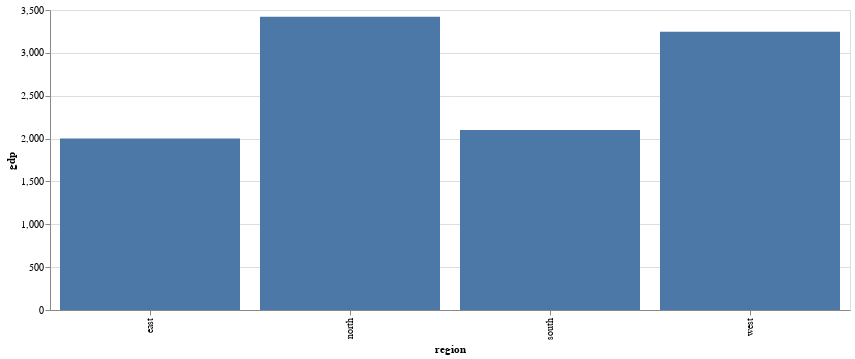

Write notebook code for a chart like this one.
### Code cell
alt.Chart(source).mark_bar().encode(     
   alt.Y('gdp'),     
   alt.X('region') 
).properties(
    width=800,
    height=300
)

### Figure 1 — Vega-Lite specification as saved in the notebook (floating-point values rounded to 4 significant figures)
{"config": {"view": {"continuousWidth": 300, "continuousHeight": 300}}, "data": {"name": "data-c67a7f8b1d0e1d03d2da36c2567b11b4"}, "mark": {"type": "bar"}, "encoding": {"x": {"field": "region", "type": "nominal"}, "y": {"field": "gdp", "type": "quantitative"}}, "height": 300, "width": 800, "$schema": "https://vega.github.io/schema/vega-lite/v5.15.1.json", "datasets": {"data-c67a7f8b1d0e1d03d2da36c2567b11b4": [{"region": "east", "gdp": 2000}, {"region": "west", "gdp": 3245}, {"region": "north", "gdp": 3421}, {"region": "south", "gdp": 2099}]}}
